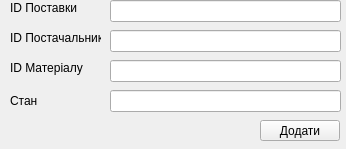
<?xml version="1.0" encoding="UTF-8"?>
<ui version="4.0">
 <class>AddDelivery</class>
 <widget class="QWidget" name="AddDelivery">
  <property name="geometry">
   <rect>
    <x>0</x>
    <y>0</y>
    <width>346</width>
    <height>149</height>
   </rect>
  </property>
  <property name="windowTitle">
   <string>Form</string>
  </property>
  <widget class="QPushButton" name="AddDeliveryButton">
   <property name="geometry">
    <rect>
     <x>260</x>
     <y>120</y>
     <width>80</width>
     <height>21</height>
    </rect>
   </property>
   <property name="text">
    <string>Додати</string>
   </property>
  </widget>
  <widget class="QLabel" name="IdMaterialLabel">
   <property name="geometry">
    <rect>
     <x>10</x>
     <y>60</y>
     <width>81</width>
     <height>16</height>
    </rect>
   </property>
   <property name="text">
    <string>ID Матеріалу</string>
   </property>
  </widget>
  <widget class="QLabel" name="IdSuplierLabel">
   <property name="geometry">
    <rect>
     <x>10</x>
     <y>30</y>
     <width>91</width>
     <height>16</height>
    </rect>
   </property>
   <property name="text">
    <string>ID Постачальника</string>
   </property>
  </widget>
  <widget class="QLineEdit" name="IdMaterial">
   <property name="geometry">
    <rect>
     <x>110</x>
     <y>60</y>
     <width>231</width>
     <height>22</height>
    </rect>
   </property>
  </widget>
  <widget class="QLineEdit" name="IdDelivery">
   <property name="geometry">
    <rect>
     <x>110</x>
     <y>0</y>
     <width>231</width>
     <height>22</height>
    </rect>
   </property>
  </widget>
  <widget class="QLabel" name="IdDeliveryLabel">
   <property name="geometry">
    <rect>
     <x>10</x>
     <y>0</y>
     <width>91</width>
     <height>16</height>
    </rect>
   </property>
   <property name="text">
    <string>ID Поставки</string>
   </property>
  </widget>
  <widget class="QLabel" name="StateLabel">
   <property name="geometry">
    <rect>
     <x>10</x>
     <y>90</y>
     <width>101</width>
     <height>21</height>
    </rect>
   </property>
   <property name="text">
    <string>Стан</string>
   </property>
  </widget>
  <widget class="QLineEdit" name="IdSuplier">
   <property name="geometry">
    <rect>
     <x>110</x>
     <y>30</y>
     <width>231</width>
     <height>22</height>
    </rect>
   </property>
  </widget>
  <widget class="QLineEdit" name="State">
   <property name="geometry">
    <rect>
     <x>110</x>
     <y>90</y>
     <width>231</width>
     <height>22</height>
    </rect>
   </property>
  </widget>
 </widget>
 <resources/>
 <connections/>
</ui>
